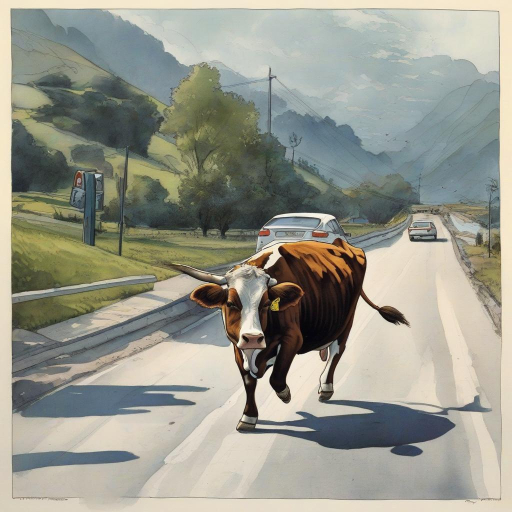
#> input picture examples/pytorch/diffusion_model/diffusers/stable_diffusion/quantization/images/bf16.jpg, 1024 x 1024 px (shown at 1/2 size)
$ python -i evaluate_manifest_no_gt.py   (imports and definitions only)
#> lines starting #> are read from the running program, lines starting #| are printed output that depends on the picture
#> further down, picture is the input picture: shape (1024, 1024, 3); mean B, G, R 140.6, 152.5, 151.9
import argparse
import glob
import json
import math
from pathlib import Path

import cv2
import numpy as np
from scipy.io import wavfile


# [237 lines left out: functions _resolve_manifest_path, _build_sample_dict, build_matched_manifest, psnr, ssim, read_video_frames and 6 more, not called in this run]


def _feature_for_efid(img_bgr: np.ndarray):
	img = cv2.resize(img_bgr, (224, 224), interpolation=cv2.INTER_AREA)
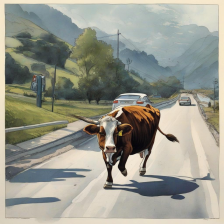
#> img: shape (224, 224, 3); mean B, G, R 140.6, 152.5, 151.9
	hsv = cv2.cvtColor(img, cv2.COLOR_BGR2HSV)
#> hsv: shape (224, 224, 3); mean H, S, V 49.2, 41.4, 158.4
	hist_hs = cv2.calcHist([hsv], [0, 1], None, [32, 32], [0, 180, 0, 256]).flatten().astype(np.float64)
#> hist_hs = 1024 values, max 5946 at index 99, min 0 at index 22, mean 49
	hist_hs = hist_hs / (np.sum(hist_hs) + 1e-12)
#> hist_hs = 1024 values, max 0.119 at index 99, min 0 at index 22, mean 0.000977
	gray = cv2.cvtColor(img, cv2.COLOR_BGR2GRAY).astype(np.float64) / 255.0
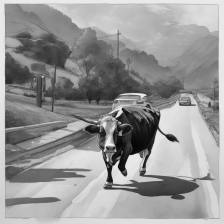
#> gray: shape (224, 224) float64; min 0.0196, max 0.949, mean 0.592
	stat = np.array([gray.mean(), gray.std()], dtype=np.float64)
#> stat = [0.592, 0.219]
	return np.concatenate([hist_hs, stat], axis=0)


# [225 lines left out: functions _sqrtm_psd, frechet_distance, evaluate_manifest, main, not called in this run]


# [2 lines not run here, left out]

>>> import cv2
>>> picture = cv2.imread('../stable_diffusion/quantization/images/bf16.jpg')
>>> result = _feature_for_efid(picture)
#> result = 1026 values, max 0.592 at index 1024, min 0 at index 22, mean 0.00176
